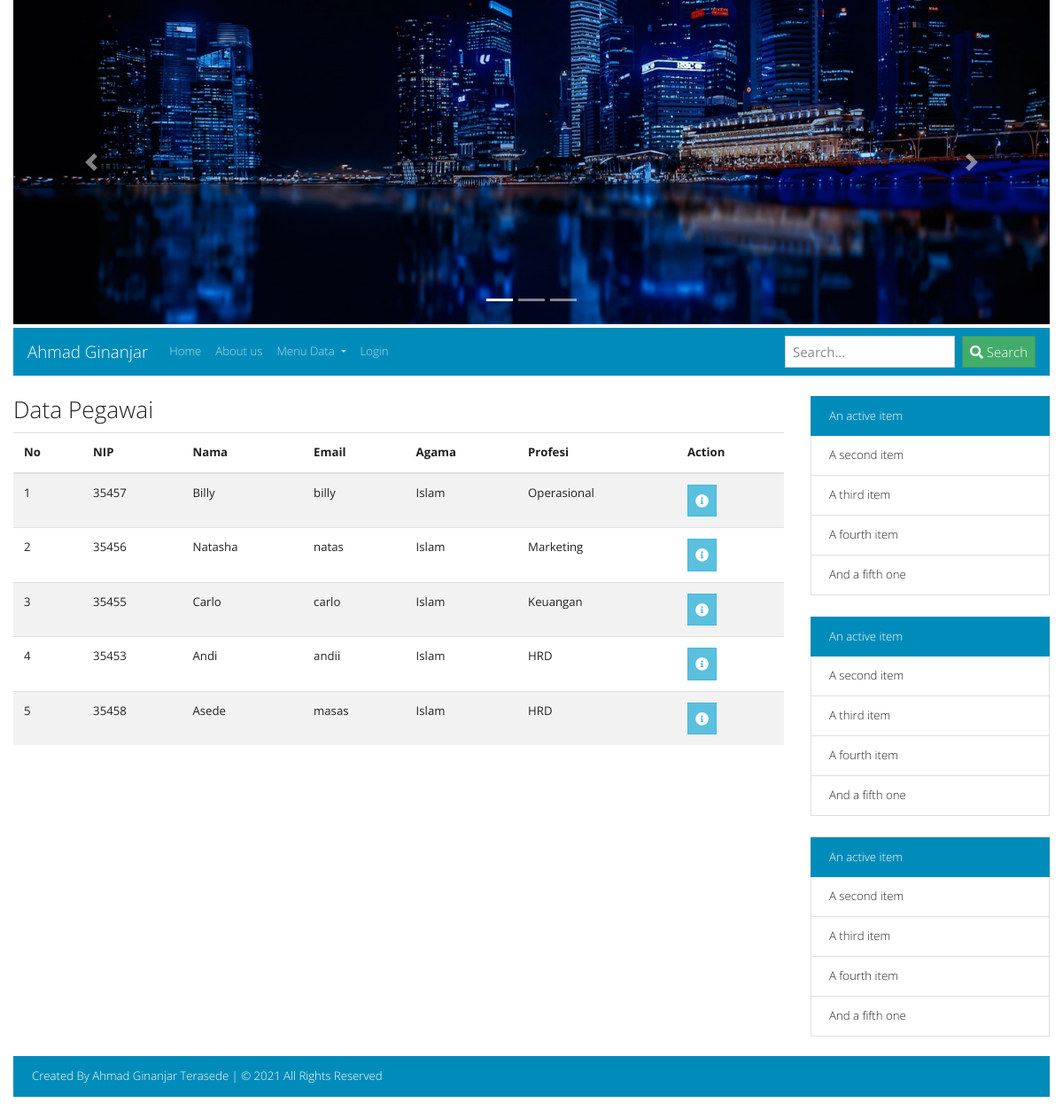
Screenshot of /index.php?hal=dataPegawai with the database file from the repository.
### tables this page shows
CREATE TABLE `pegawai` (
  `id` int(11) NOT NULL,
  `nip` varchar(5) NOT NULL,
  `nama` varchar(45) NOT NULL,
  `email` varchar(5) NOT NULL,
  `agama` enum('Islam','Kristen Katholik','Kristen Protestan','Hindu','Budha','Khonghucu') NOT NULL,
  `iddivisi` int(11) NOT NULL,
  `foto` varchar(30) DEFAULT NULL
);

CREATE TABLE `divisi` (
  `id` int(11) NOT NULL,
  `nama` varchar(50) NOT NULL
);

### models/Pegawai.php (called while the page is built, shortened)
<?php
class Pegawai
{
    private $koneksi;
    public function __construct()
    {
        global $dbh;
        $this->koneksi = $dbh;
    }
    public function dataPegawai()
    {
        $sql = "SELECT pegawai.*, divisi.nama AS profesi FROM pegawai
                INNER JOIN divisi ON divisi.id = pegawai.iddivisi
                ORDER BY pegawai.id DESC";
        $ps = $this->koneksi->prepare($sql);
        $ps->execute();
        $rs = $ps->fetchALL();
        return $rs;
    }
}

### dataPegawai.php (the view, shortened to what this page needs)
<?php
require_once 'models/Pegawai.php';
$obj = new Pegawai();
$rs = $obj->dataPegawai();
?>
<h3 style="margin-bottom: 10px;">Data Pegawai</h3>
<table class="table table-striped">
    <thead>
        <tr>
            <th scope="col">No</th>
            <th scope="col">NIP</th>
            <th scope="col">Nama</th>
            <th scope="col">Email</th>
            <th scope="col">Agama</th>
            <th scope="col">Profesi</th>
            <th scope="col">Action</th>
        </tr>
    </thead>
    <tbody>
        <?php
        $no = 1;
        foreach ($rs as $pgw) {
        ?>
            <tr>
                <td><?= $no; ?></td>
                <td><?= $pgw['nip']; ?></td>
                <td><?= $pgw['nama']; ?></td>
                <td><?= $pgw['email']; ?></td>
                <td><?= $pgw['agama']; ?></td>
                <td><?= $pgw['profesi']; ?></td>
                <td>
                    <form method="POST" action="controllers/pegawaiController.php">
                        <a href="index.php?hal=detailPegawai&id=<?= $pgw['id']; ?>" class="btn btn-info"><i class="fas fa-info-circle"></i></a>
                    </form>
                </td>
            </tr>
        <?php
            $no++;
        }
        ?>
    </tbody>
</table>

### kode_awal.php (shortened to what this page needs)
<!DOCTYPE html>
<html lang="en">
<head>
    <link href="css/bootstrap.min.css" rel="stylesheet">
    <link href="css/style.css" rel="stylesheet">
    <link rel="stylesheet" href="https://cdnjs.cloudflare.com/ajax/libs/font-awesome/5.15.3/css/all.min.css" />
</head>
<body>
    <div class="container-fluid">

### header.php (shortened to what this page needs)
<div class="row">
    <div class="col-md-12">
        <div id="carouselExampleIndicators" class="carousel slide" data-ride="carousel">
            <ol class="carousel-indicators">
                <li data-target="#carouselExampleIndicators" data-slide-to="0" class="active"></li>
                <li data-target="#carouselExampleIndicators" data-slide-to="1"></li>
                <li data-target="#carouselExampleIndicators" data-slide-to="2"></li>
            </ol>
            <div class="carousel-inner">
                <div class="carousel-item active">
                    <img src="img/h1.jpg" class="d-block w-100" alt="...">
                </div>
            </div>
            <a class="carousel-control-prev" href="#carouselExampleIndicators" role="button" data-slide="prev">
                <span class="carousel-control-prev-icon" aria-hidden="true"></span>
            </a>
            <a class="carousel-control-next" href="#carouselExampleIndicators" role="button" data-slide="next">
                <span class="carousel-control-next-icon" aria-hidden="true"></span>
            </a>
        </div>
    </div>
</div>

### menu.php (shortened to what this page needs)
<div class="row">
    <div class="col-md-12 mt-1">
        <nav class="navbar navbar-expand-lg navbar-dark bg-primary">
            <a class="navbar-brand" href="index.php">Ahmad Ginanjar</span></a>
            <div class="collapse navbar-collapse" id="navbarSupportedContent">
                <ul class="navbar-nav mr-auto">
                    <li class="nav-item">
                        <a class="nav-link" href="index.php?hal=home">Home</a>
                    </li>
                    <li class="nav-item">
                        <a class="nav-link" href="index.php?hal=aboutUs">About us</a>
                    </li>
                    <li class="nav-item dropdown">
                        <a class="nav-link dropdown-toggle" href="#" id="navbarDropdown" role="button" data-toggle="dropdown" aria-haspopup="true" aria-expanded="false">
                            Menu Data
                        </a>
                    </li>
                    <?php
                    $member = $_SESSION['MEMBER'];
                    if (!isset($member)) {
                    ?>
                        <li class="nav-item">
                            <a class="nav-link" href="index.php?hal=login">Login</a>
                        </li>
                    <?php
                    }
                    ?>
                </ul>
                <form class="form-inline my-2 my-lg-0">
                    <input class="form-control mr-sm-2" type="text" name="keyword" placeholder="Search..." autocomplete="off">
                    <button class="btn btn-success my-2 my-sm-0" type="submit"><i class="fa fa-search" aria-hidden="true"></i> Search</button>
                </form>
            </div>
        </nav>
    </div>
</div>

### index.php (shortened to what this page needs)
<?php
include_once 'kode_awal.php';
include_once 'header.php';
include_once 'menu.php';
echo '<br>';
include_once 'main.php';
include_once 'sidebar.php';
echo '<br>';
include_once 'footer.php';
include_once 'kode_akhir.php';

### main.php
<div class="row">
    <div class="col-md-9">
        <?php
        $hal = $_REQUEST['hal'];
        if (!empty($hal)) {
            include_once $hal . '.php';
        } else {
            include_once 'home.php';
        }
        ?>
    </div>

### sidebar.php
    <div class="col-md-3">
        <ul class="list-group">
            <li class="list-group-item active" aria-current="true">An active item</li>
            <li class="list-group-item">A second item</li>
            <li class="list-group-item">A third item</li>
            <li class="list-group-item">A fourth item</li>
            <li class="list-group-item">And a fifth one</li>
        </ul>
        <ul class="list-group mt-4">
            <li class="list-group-item active" aria-current="true">An active item</li>
            <li class="list-group-item">A second item</li>
            <li class="list-group-item">A third item</li>
            <li class="list-group-item">A fourth item</li>
            <li class="list-group-item">And a fifth one</li>
        </ul>
        <ul class="list-group mt-4">
            <li class="list-group-item active" aria-current="true">An active item</li>
            <li class="list-group-item">A second item</li>
            <li class="list-group-item">A third item</li>
            <li class="list-group-item">A fourth item</li>
            <li class="list-group-item">And a fifth one</li>
        </ul>
    </div>
</div>

### footer.php
<div class="row">
    <div class="col-md-12">
        <div class="alert bg-primary" role="alert">
            Created By Ahmad Ginanjar Terasede | &#169; 2021 All Rights Reserved
        </div>
    </div>
</div>

### kode_akhir.php (shortened to what this page needs)
</div>
</body>
</html>

### rows the page displays
pegawai: nip "35457", nama "Billy", email "billy", agama "Islam", iddivisi.nama "Operasional"
pegawai: nip "35456", nama "Natasha", email "natas", agama "Islam", iddivisi.nama "Marketing"
pegawai: nip "35455", nama "Carlo", email "carlo", agama "Islam", iddivisi.nama "Keuangan"
pegawai: nip "35453", nama "Andi", email "andii", agama "Islam", iddivisi.nama "HRD"
pegawai: nip "35458", nama "Asede", email "masas", agama "Islam", iddivisi.nama "HRD"
